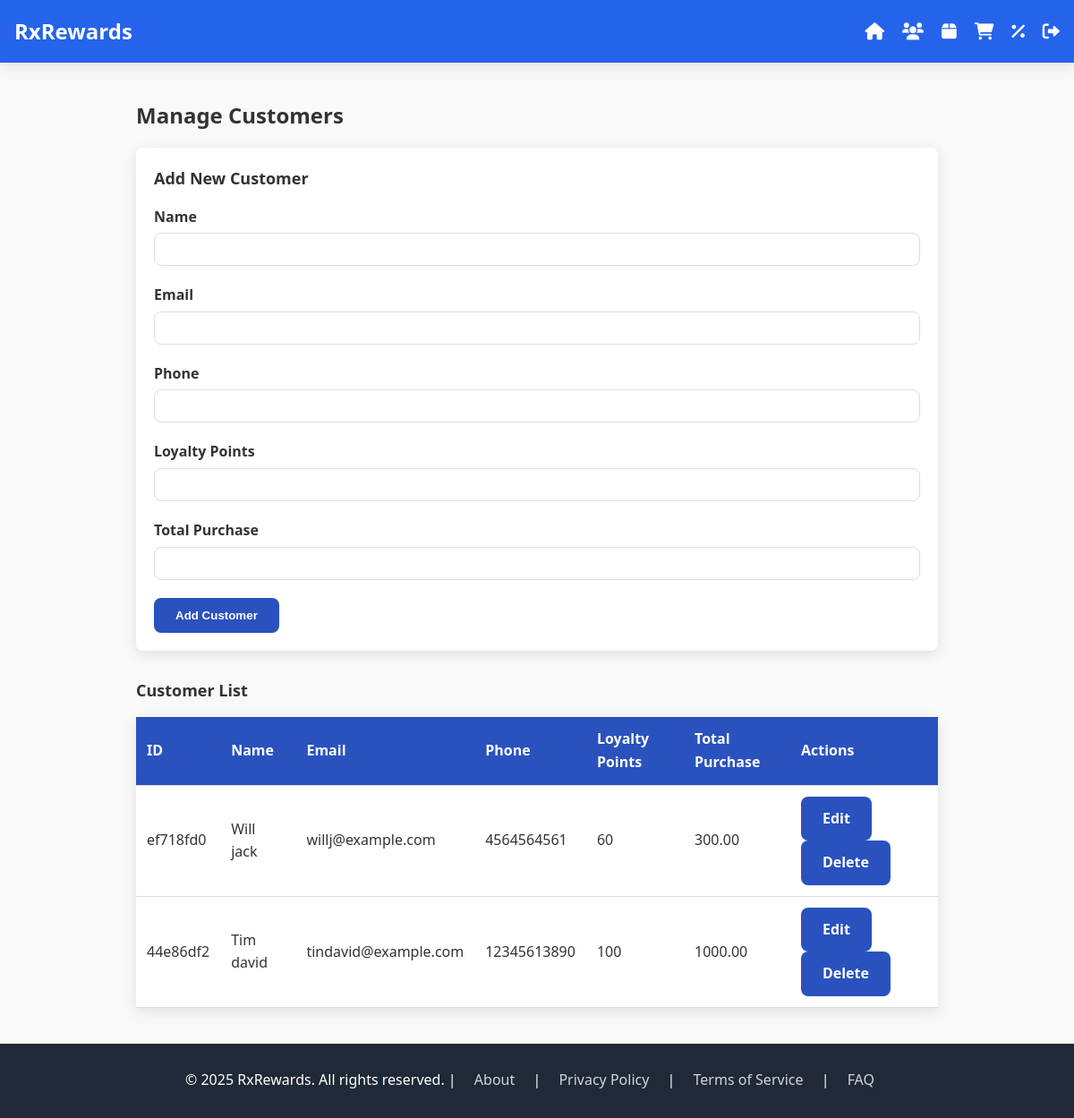
Screenshot of /customers (signed in) with the database file from the repository.
### tables this page shows
CREATE TABLE Customer (
            CustomerID TEXT PRIMARY KEY,
            Name TEXT NOT NULL,
            Email TEXT,
            Phone TEXT,
            LoyaltyPoints INTEGER DEFAULT 0,
            TotalPurchase REAL DEFAULT 0.0
        );

### app.py (the view)
    def wrap(*args, **kwargs):
        if not session.get("logged_in"):
            return redirect(url_for("login"))
        return f(*args, **kwargs)

### app.py (called while the page is built, shortened)
def login_required(f):
    def wrap(*args, **kwargs):
        if not session.get("logged_in"):
            return redirect(url_for("login"))
        return f(*args, **kwargs)
    wrap.__name__ = f.__name__
    return wrap

@app.route("/customers", methods=["GET", "POST"])
@login_required
def customers():
    customers = get_all_customers()
    return render_template("customers.html", customers=customers)

### database.py (called while the page is built)
def get_db():
    conn = sqlite3.connect("rxrewards.db")
    return conn

def get_all_customers():
    conn = get_db()
    c = conn.cursor()
    c.execute("SELECT * FROM Customer")
    return c.fetchall()

### templates/customers.html (shortened to what this page needs)
{% extends 'base.html' %} {% block content %}
<section class="container">
	<h2 class="text-2xl font-bold mb-4">Manage Customers</h2>
	<div class="form">
		<h3 class="text-lg font-semibold mb-4">Add New Customer</h3>
		<form method="POST">
			<div class="form-group">
				<label for="name">Name</label>
				<input type="text" name="name" id="name" required />
			</div>
			<div class="form-group">
				<label for="email">Email</label>
				<input type="email" name="email" id="email" required />
			</div>
			<div class="form-group">
				<label for="phone">Phone</label>
				<input type="text" name="phone" id="phone" required />
			</div>
			<div class="form-group">
				<label for="loyalty_points">Loyalty Points</label>
				<input
					type="number"
					name="loyalty_points"
					id="loyalty_points"
					required
				/>
			</div>
			<div class="form-group">
				<label for="total_purchase">Total Purchase</label>
				<input
					type="number"
					step="0.01"
					name="total_purchase"
					id="total_purchase"
					required
				/>
			</div>
			<button type="submit" class="btn bg-green-600 hover:bg-green-700">
				Add Customer
			</button>
		</form>
	</div>
	<h3 class="text-lg font-semibold mt-6 mb-4">Customer List</h3>
	<table>
		<thead>
			<tr>
				<th>ID</th>
				<th>Name</th>
				<th>Email</th>
				<th>Phone</th>
				<th>Loyalty Points</th>
				<th>Total Purchase</th>
				<th>Actions</th>
			</tr>
		</thead>
		<tbody>
			{% for customer in customers %}
			<tr>
				<td>{{ customer[0] }}</td>
				<td>{{ customer[1] }}</td>
				<td>{{ customer[2] }}</td>
				<td>{{ customer[3] }}</td>
				<td>{{ customer[4] }}</td>
				<td>{{ '%.2f'|format(customer[5]) }}</td>
				<td>
					<a
						href="{{ url_for('edit_customer', customer_id=customer[0]) }}"
						class="btn bg-blue-600 hover:bg-blue-700"
						>Edit</a
					>
					<a
						href="{{ url_for('delete_customer', customer_id=customer[0]) }}"
						class="btn bg-red-600 hover:bg-red-700"
						>Delete</a
					>
				</td>
			</tr>
			{% endfor %}
		</tbody>
	</table>
</section>
{% endblock %}

### static/style.css (style rules this page uses)
:root { --primary-color: #2a52be; --secondary-color: #6d83c4; --text-color: #333; --light-bg: #f9f9f9; --border-radius: 8px; --box-shadow: 0 4px 15px rgba(0, 0, 0, 0.1); }
* { margin: 0; padding: 0; box-sizing: border-box; }
body { font-family: "Segoe UI", Tahoma, Geneva, Verdana, sans-serif; line-height: 1.6; color: var(--text-color); background-color: var(--light-bg); display: flex; flex-direction: column; min-height: 100vh; }
.container { width: 90%; max-width: 1200px; margin: 0 auto; padding: 20px; }
.bg-blue-600 { background-color: #2563eb; }
.bg-green-600 { background-color: #16a34a; }
.mb-4 { margin-bottom: 1rem; }
.text-2xl { font-size: 1.5rem; }
.text-lg { font-size: 1.125rem; }
.font-bold { font-weight: 700; }
.font-semibold { font-weight: 600; }
.btn { display: inline-block; padding: 12px 24px; border-radius: var(--border-radius); font-weight: 600; cursor: pointer; border: none; background-color: var(--primary-color); color: #fff; text-decoration: none; transition: background-color 0.3s ease; }
.form { background-color: #fff; padding: 20px; border-radius: var(--border-radius); box-shadow: var(--box-shadow); margin-bottom: 30px; }
.form-group { margin-bottom: 20px; }
.form-group label { display: block; margin-bottom: 5px; font-weight: 600; }
.form-group input { width: 100%; padding: 10px; border: 1px solid #ddd; border-radius: var(--border-radius); }
table { width: 100%; border-collapse: collapse; background-color: #fff; box-shadow: var(--box-shadow); }
th, td { padding: 12px; text-align: left; border-bottom: 1px solid #ddd; }
th { background-color: var(--primary-color); color: #fff; }

### rows the page displays
Customer: CustomerID "ef718fd0", Name "Will jack", Email "willj@example.com", Phone "4564564561", LoyaltyPoints "60", TotalPurchase "300.00"
Customer: CustomerID "44e86df2", Name "Tim david", Email "tindavid@example.com", Phone "12345613890", LoyaltyPoints "100", TotalPurchase "1000.00"
